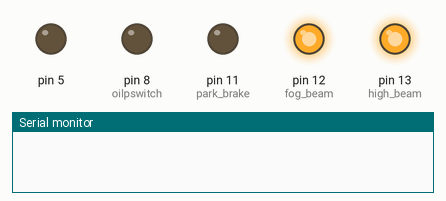
Recording of a sketch running on a simulated Arduino Uno, built with avr-gcc and run on an emulated ATmega328P. On the bench: output pins drawn as LEDs (lit = HIGH), the last lines printed to the serial monitor. Random numbers use the default seed unless the sketch sets one.

Above: at 0.1 s.
At 0.6 s:
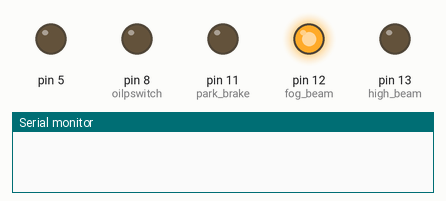
At 1.1 s:
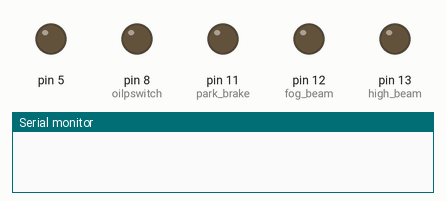
At 2.6 s:
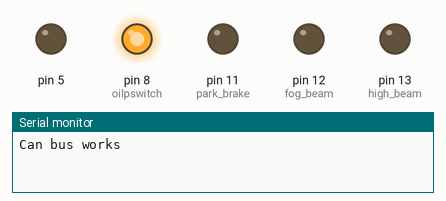
Timing chart, 0 to 4.1 s (numbered marks = the images above):
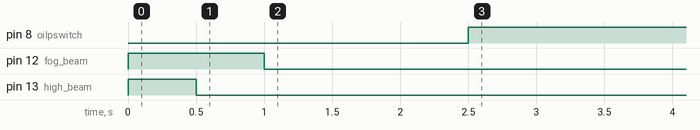

Measured:
- by itself, pin 8 (oilpswitch): LOW → HIGH at 2.5 s

The sketch:

passat_b7.ino
```cpp
#include <mcp_can.h>            //CAN Bus Shield Compatibility Library
#include <SPI.h>                //CAN Bus Shield SPI Pin Library
#include <Servo.h>              //Library for Controlling Servos
#include <Wire.h>               //Extension Library for measuring current


#include <LiquidCrystal.h>

//Definition
#define lo8(x) ((int)(x)&0xff)
#define hi8(x) ((int)(x)>>8)

//Variables (Dashboard LEDs)
int high_beam = 13;
int fog_beam = 12;
int park_brake = 11;

//Variables (VW Dashboard Adapter)
int LEFT_INDICATOR  = A0;
int RIGHT_INDICATOR = A1;
int PARKING_BREAK   = A2;
int FUEL_WARNING    = A3;

//Variables (Dashboard Functions)
boolean signal_check_engine = true;
int temp_signal_check_engine = 1;
int turning_lights = 1;
boolean turn_signals_blinking = true;
int turn_signals_counter = 0;
int temp_turn_signals = 0;
int turning_lights_counter = 0;
int temp_turning_lights = 1;
boolean backlight = true;
int oilpswitch = 8;
int pack_counter = 0;
boolean add_distance = false;
int drive_mode = 0;
int distance_multiplier = 2;
boolean oil_pressure_simulation = true;
boolean check = true;
boolean door_open = true;
int turn_signals = 3;
boolean clutch_control = false;
int temp_clutch_control = 0;
boolean check_lamp = true;
int temp_check_lamp = 0;
boolean trunklid_open = true;
int temp_trunklid_open = 1;
boolean battery_warning = false;
int temp_battery_warning = 0;
boolean keybattery_warning = false;
int temp_keybattery_warning = 0;
int lightmode = 0;
boolean seat_belt = false;
int temp_seat_belt = 0;
int engine_control = 0;
int temp_dpf_warning = 0;
boolean dpf_warning = false;
boolean light_fog = false;
int temp_light_fog = 0;
boolean light_highbeam = true;
int temp_light_highbeam = 1;
boolean signal_abs = false;
boolean signal_offroad = false;
boolean signal_handbrake = false;
boolean signal_lowtirepressure = false;
boolean signal_dieselpreheat = true;
boolean signal_watertemp = false;
int temp_signal_abs = 0;
int temp_signal_offroad = 0;
int temp_signal_handbrake = 0;
int temp_signal_lowtirepressure = 0;
int temp_signal_dieselpreheat = 1;
int temp_signal_watertemp = 0;

//Variables (Speed and RPM)
int speed = 0;
byte speedL = 0;
byte speedH = 0;

int rpm = 0;
short tempRPM = 0;
byte rpmL = 0;
byte rpmH = 0;

int distance_adder = 0;
int distance_counter = 0;


const int SPI_CS_PIN = 9;
MCP_CAN CAN(SPI_CS_PIN);  // Set CS pin


void setup()
{


  pinMode(high_beam, OUTPUT);
  pinMode(fog_beam, OUTPUT);
  pinMode(park_brake, OUTPUT);
  pinMode(oilpswitch, OUTPUT);

  //Visual Start Sequence on Dashboard
  digitalWrite(high_beam, HIGH);
  digitalWrite(fog_beam, HIGH);
  digitalWrite(park_brake, LOW);
  digitalWrite(PARKING_BREAK, HIGH);
  delay(500);
  digitalWrite(high_beam, LOW);
  digitalWrite(FUEL_WARNING, HIGH);
  digitalWrite(PARKING_BREAK, LOW);
  delay(500);
  digitalWrite(FUEL_WARNING, LOW);
  digitalWrite(LEFT_INDICATOR, HIGH);
  digitalWrite(RIGHT_INDICATOR, HIGH);
  digitalWrite(fog_beam, LOW);
  delay(500);
  digitalWrite(LEFT_INDICATOR, LOW);
  digitalWrite(RIGHT_INDICATOR, LOW);

  //Begin with Serial Connection
  Serial.begin(115200);


START_INIT:

    if(CAN.begin(MCP_ANY, CAN_500KBPS, MCP_16MHZ) == CAN_OK)
  {
    Serial.println("Can bus works");

    delay(1000);

  }
  else
  {
    Serial.println("FAIL! pin CS not correct");
    delay(1000);
    goto START_INIT;
  }

 CAN.setMode(MCP_ANY);
}


//Send CAN Command (short version)
void CanSend(short address, byte a, byte b, byte c, byte d, byte e, byte f, byte g, byte h)
{
  unsigned char DataToSend[8] = {a,b,c,d,e,f,g,h};
  CAN.sendMsgBuf(address, 0, 8, DataToSend);
}

//fuel gauge (0-100%)
void Fuel(int amount)
{
  pinMode(2, INPUT);
  pinMode(3, INPUT);
  pinMode(4, INPUT);
  pinMode(5, INPUT);
  pinMode(6, INPUT);
  pinMode(7, INPUT);

  if (amount >= 90)
  {
    pinMode(2, OUTPUT);
    digitalWrite(2, LOW);
    return;
  }
  if (amount >= 75)
  {
    pinMode(3, OUTPUT);
    digitalWrite(3, LOW);
    return;
  }
  if (amount >= 50)
  {
    pinMode(4, OUTPUT);
    digitalWrite(4, LOW);
    return;
  }
  if (amount >= 25)
  {
    pinMode(5, OUTPUT);
    digitalWrite(5, LOW);
    return;
  }
  if (amount >= 10)
  {
    pinMode(6, OUTPUT);
    digitalWrite(6, LOW);
    return;
  }
  if (amount >= 0)
  {
    pinMode(7, OUTPUT);
    digitalWrite(7, LOW);
    return;
  }
}

//Loop
void loop()
{


  //Set constant speed and RPM to show on Dashboard
  speed = 60;                        //Set the speed in km/h
  rpm = 1300;                        //Set the rev counter
  Fuel(30);                          //Set the fuel gauge in percent

  //Set Dashboard Functions
  backlight = true;                  //Turn the automatic dashboard backlight on or off
  turn_signals = 0;                //Turning Lights: 0 = none, 1 = left, 2 = right, 3 = both
  turn_signals_blinking = true;   //Choose the mode of the turning lights (blinking or just shining)
  add_distance = false;              //Dashboard counts the kilometers (can't be undone)
  distance_multiplier = 2;           //Sets the refresh rate of the odometer (Standard 2)
  signal_check_engine = true;   //Simulate a error code in the engine module
  signal_abs = true;                //Shows ABS Signal on dashboard
  signal_offroad = false;            //Simulates Offroad drive mode
  signal_handbrake = true;          //Enables handbrake
  signal_lowtirepressure = true;    //Simulates low tire pressure
  oil_pressure_simulation = true;    //Set this to true if dashboard starts to beep
  door_open = false;                 //Simulate open doors
  clutch_control = false;            //Displays the Message "Kupplung" (German for Clutch) on the dashboard's LCD
  check_lamp = true;                //Show 'Check Lamp' Signal on dashboard. B00010000 = on, B00000 = off
  trunklid_open = false;             //Simulate open trunk lid (Kofferraumklappe). B00100000 = open, B00000 = closed
  battery_warning = false;           //Show Battery Warning.
  keybattery_warning = false;        //Show message 'Key Battery Low' on Display. But just after first start of dashboard.
  light_fog = false;                 //Enable Fog Light
  light_highbeam = true;            //Enable High Beam Light
  seat_belt = true;                 //Switch Seat Betl warning light.
  signal_dieselpreheat = false;      //Simualtes Diesel Preheating
  signal_watertemp = false;          //Simualtes high water temperature
  dpf_warning = true;               //Shows the Diesel particle filter warning signal.


  //Conversion Speed
  speed = speed / 0.0075; //KMH=1.12 MPH=0.62

  //Conversion Low and High Bytes
  speedL = lo8(speed);
  speedH = hi8(speed);

  tempRPM = rpm*4;
  rpmL = lo8(tempRPM);
  rpmH = hi8(tempRPM);

  if (add_distance == true)
  {
    distance_adder = speed * distance_multiplier;
    distance_counter += distance_adder;
    if (distance_counter > distance_adder) { distance_counter = 0; }
  }

  if ( oil_pressure_simulation == true)
  {
  //Set Oil Pressure Switch
    if (rpm > 1500) {
      digitalWrite(oilpswitch, LOW);
      }
    else {
      digitalWrite(oilpswitch, HIGH);
      }
  }

  /*Send CAN BUS Data*/

  //Immobilizer
  CanSend(0x3D0, 0, 0x80, 0, 0, 0, 0, 0, 0);

  //Engine on and ESP enabled
   CanSend(0xDA0, 0x01, speedL, speedH, 0x00, 0x00, (speed >= 0) ? random(0,255) : 0, (speed >= 63) ? random(0,255) : 0, (speed >= 63) ? random(0,255) : 0);


  //water temp
  CanSend(0x288, 0x00, 0xFF, 0xff, 0xff, 0x00, 0x00, 0x00, 0x00);

  //idk lol
  CanSend(0x531, B00100001, B00010001, 0x00, 0x00, 0x00, 0x00, 0x00, 0x00);

  //i have no idea
  CanSend(0x390, 0x00, 0x00, 0x00, 0x00, 0x00, 0x00, 0x00, 0x00);


  //Enable Cruise Control
  CanSend(0x289, 0x00, B00000000, 0x00, 0x00, 0x00, 0x00, 0x00, 0x00);


   //Turning Light blinking
  if (turn_signals_blinking == true)
  {
    if (turn_signals_counter == 15)
    {
      temp_turn_signals = turn_signals;
      turn_signals_counter = turn_signals_counter + 1;
    }
    if (turn_signals_counter == 30)
    {
      temp_turn_signals = 0;
      turn_signals_counter = 0;
    }
    else
    {
      turn_signals_counter = turn_signals_counter + 1;
    }
  }
  else
  {
    temp_turn_signals = turn_signals;
  }


  //DPF
  if (dpf_warning == true) temp_dpf_warning = B00000010;
  else temp_dpf_warning = B00000000;

  //check engine
  if (signal_check_engine == true) temp_signal_check_engine = B00001000;
  else temp_signal_check_engine = B00000000;

  //Seat Belt
  if (seat_belt == true) temp_seat_belt = B00000100;
  else temp_seat_belt = B00000000;

  //Battery Warning
  if (battery_warning == true) temp_battery_warning = B10000000;
  else temp_battery_warning = B00000000;

  //Trunk Lid (Kofferraumklappe)
  if (trunklid_open == true) temp_trunklid_open = B00100000;
  else temp_trunklid_open = B00000000;

  //Check Lamp Signal
  if (check_lamp == true) temp_check_lamp = B00010000;
  else temp_check_lamp = B00000000;

  //Clutch Text on LCD
  if (clutch_control == true) temp_clutch_control = B00000001;
  else temp_clutch_control = B00000000;

  //Warning for low key battery
  if (keybattery_warning == true) temp_keybattery_warning = B10000000;
  else temp_keybattery_warning = B00000000;

  //Lightmode Selection (Fog Light and/or High Beam)
  if (light_highbeam == true) temp_light_highbeam = B00000100;
  else temp_light_highbeam = B00000000;
  if (light_fog == true) temp_light_fog = B00100000;
  else temp_light_fog = B00000000;
  lightmode = temp_light_highbeam + temp_light_fog;

  //Engine Options (Water Temperature, Diesel Preheater)
  if (signal_dieselpreheat == true) temp_signal_dieselpreheat = B00000010;
  else temp_signal_dieselpreheat = B00000000;
  if (signal_watertemp == true) temp_signal_watertemp = B00010000;
  else temp_signal_watertemp = B00000000;
  engine_control = temp_signal_dieselpreheat + temp_signal_watertemp;

  //Drivemode Selection (ABS, Offroad, Low Tire Pressure, handbrake)
  if (signal_abs == true) temp_signal_abs = B0001;
  else temp_signal_abs = B0000;
  if (signal_offroad == true) temp_signal_offroad = B0010;
  else temp_signal_offroad = B0000;
  if (signal_handbrake == true) temp_signal_handbrake = B0100;
  else temp_signal_handbrake = B0000;
  if (signal_lowtirepressure == true) temp_signal_lowtirepressure = B1000;
  else temp_signal_lowtirepressure = B0000;

  drive_mode = temp_signal_abs + temp_signal_offroad + temp_signal_handbrake + temp_signal_lowtirepressure;


  //Send CAN data every 200ms
  pack_counter++;
  if (pack_counter == 20)
  {
    //Lights
    //CanSend(0x531, 0x00, 0x00, temp_turn_signals, 0x00, 0x00, 0x00, 0x00, 0x00);

    //ignition lol
    //CanSend(0x35B, 0xFF, 0xFF, 0xFF, 0xFF, 0xFF, 0xFF, 0xFF, 0xFF);

    //Turning Lights 2
    CanSend(0x470, 0x00,0x00, 0x00, 0x00,0x00,0x00,0x00, lightmode);

    //Diesel engine
    //CanSend(0x480, 0x00, engine_control, 0x00, 0x00, 0x00, temp_dpf_warning, 0x00, 0x00);

    ///Engine
    //CanSend(0x388, 0x00, 0x00, 0x00, 0x00, 0x00, 0x00, 0x00, 0x00);

    //Transmission
  //CanSend(0x540, 0x00, 0x00, 0x00, 0x00, 0x00, 0x00, B00010000, 0x56);
  //Byte 8 Gears PRND432: Gear P=0x20, Gear R=0x30, Gear N=0x40, Gear D=0x50, Gear 4=0x60, Gear 3=0x70, Gear 2=0x80
  //Byte 8 Gears PRND: Gear P=0x21, Gear R=0x31, Gear N=0x41, Gear D=0x51
  //Byte 8 Gears SRND: Gear S=0x23, Gear R=0x33, Gear N=0x43, Gear D=0x53
  //Byte 8 Gears PRNDS: Gear P=0x26, Gear R=0x36, Gear N=0x46, Gear D=0x56, Gear S=0x66
  //Byte 8 Gears 4321: Gear 1=0x28, Gear 2=0x38, Gear 3=0x48, Gear 4=0x58
  //Byte 8 Gears 54321: Gear 1=0x29, Gear 2=0x39, Gear 3=0x49, Gear 4=0x59, Gear 5=0x69
  //Byte 8 Gears 654321: Gear 1=0x2c, Gear 2=0x3c, Gear 3=0x4c, Gear 4=0x5c, Gear 5=0x6c, Gear 6=0x7c
  //Byte 8 Gears 7654321: Gear 1=0x2d, Gear 2=0x3d, Gear 3=0x4d, Gear 4=0x5d, Gear 5=0x6d, Gear 6=0x7d, Gear 7=0x8d


    //Cruise Control
    CanSend(0x289, 0x00, B00000000, 0x00, 0x00, 0x00, 0x00, 0x00, 0x00);

    pack_counter = 0;
  }

  //Motorspeed
  CanSend(0x320, 0x00, (speedL * 100), (speedH * 100), 0x00, 0x00, 0x00, 0x00, 0x00);

  //Radio data i think
  CanSend(0x680, 0x27,  0x00, 0x31, 0x30, 0x33, 0x2E, 0x31, 0x20);

  //MFA buttons or idk
  //CanSend(0x5C1, 0x28,  0x22, 0x22, 0x22, 0x22, 0x22, 0x22, 0x22);
  //0x28 (OK)
  //0x22 (up)
  //0x23 (down)
  //0x29 (back)
  //0x0A (menu)


  //backlight
  CanSend(0x635, 0x64,  0x64, 0x64, 0x64, 0x64, 0x64, 0x64, 0x64);

  //backlight
  CanSend(0x395, 0x02,  0x01, 0x00, 0x00, 0x00, 0x00, 0x00, 0x00);

  //MFD Display Status
  CanSend(0x621, 0xFF,  0xFF, 0xFF, 0xFF, 0xFF, 0xFF, 0xFF, 0xFF);

  //RPM
  CanSend(0x280, 0x5D, 0x5D, rpmL, rpmH, 0x5D, 0x00, 0x1B, 0x0E);

  //Speed
  CanSend(0x5A0, 0x10, speedL, speedH, drive_mode, 0x10, lo8(distance_counter), hi8(distance_counter), 0xad);

  //ABS
  CanSend(0x1A0, 0x18, speedL, speedH, 0x00, 0xfe, 0xfe, 0x00, 0xff);

  //Airbag
  CanSend(0x050, 0x00, 0x80, temp_seat_belt, 0x00, 0x00, 0x00, 0x00, 0x00);

  //Wait a time
  delay(20);
}
```
